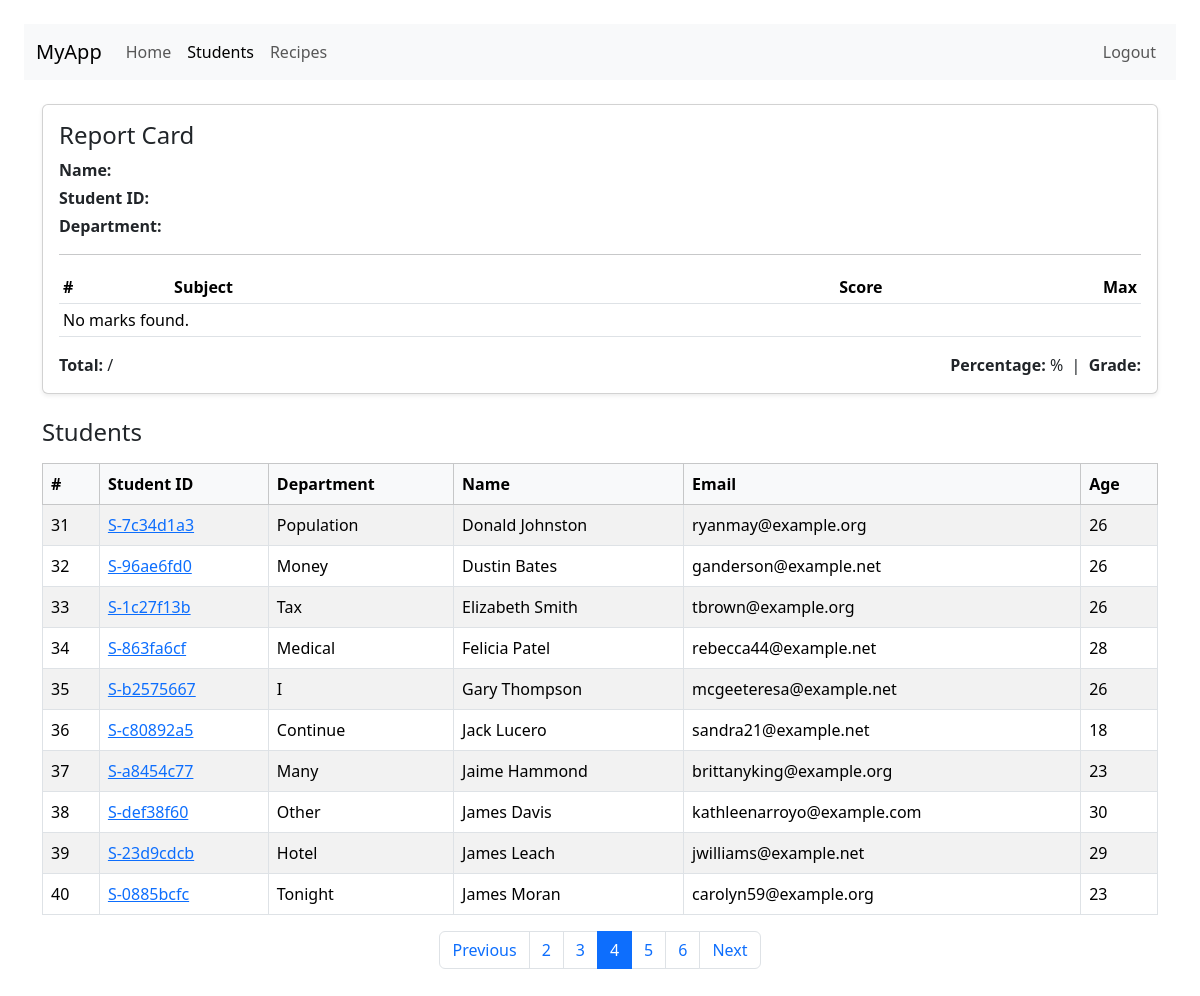
Page /students/?page=4 on the committed database.
### vege/models.py (models this page shows, shortened)
class Student(models.Model):
    department = models.ForeignKey(Department, on_delete=models.CASCADE)
    student_id = models.OneToOneField(StudentID, on_delete=models.CASCADE)
    student_name = models.CharField(max_length=100)
    student_email = models.EmailField(unique=True)
    student_age = models.IntegerField(default=18)
    student_address = models.TextField(blank=True)
    class Meta:
        ordering = ['student_name']
        verbose_name = 'student'

class StudentID(models.Model):
    student_id = models.CharField(max_length=20, unique=True)

class Department(models.Model):
    department_name = models.CharField(max_length=100)

### vege/views.py (the view, shortened to what this page needs)
def get_students(request):
    queryset = Student.objects.select_related('student_id', 'department').all()
    search = request.GET.get('search', '').strip()
    paginator = Paginator(queryset, 10)
    page_number = request.GET.get('page', 1)
    page_obj = paginator.get_page(page_number)
    return render(request, 'report/students.html', {'page_obj': page_obj})

### vege/templates/report/students.html (shortened to what this page needs)
<!doctype html>
<html>
<head>
  <link href="https://cdn.jsdelivr.net/npm/bootstrap@5.3.2/dist/css/bootstrap.min.css" rel="stylesheet">
</head>
<body class="p-4">
  <nav class="navbar navbar-expand-lg navbar-light bg-light mb-4">
    <div class="container-fluid">
      <a class="navbar-brand" href="{% url 'home' %}">MyApp</a>
      <div class="collapse navbar-collapse">
        <ul class="navbar-nav me-auto mb-2 mb-lg-0">
          <li class="nav-item"><a class="nav-link" href="{% url 'home' %}">Home</a></li>
          <li class="nav-item"><a class="nav-link active" href="{% url 'students' %}">Students</a></li>
          <li class="nav-item"><a class="nav-link" href="{% url 'receipes' %}">Recipes</a></li>
        </ul>
        <ul class="navbar-nav">
          <li class="nav-item"><a class="nav-link" href="{% url 'logout' %}">Logout</a></li>
        </ul>
      </div>
    </div>
  </nav>
  <div class="container">
    <div class="card shadow-sm">
      <div class="card-body">
        <h4 class="card-title">Report Card</h4>
        <p class="mb-1"><strong>Name:</strong> {{ student.student_name }}</p>
        <p class="mb-1"><strong>Student ID:</strong> {{ student.student_id.student_id }}</p>
        <p class="mb-1"><strong>Department:</strong> {{ student.department.department_name }}</p>
        <hr>
        <table class="table table-sm">
          <thead>
            <tr>
              <th>#</th>
              <th>Subject</th>
              <th class="text-end">Score</th>
              <th class="text-end">Max</th>
            </tr>
          </thead>
          <tbody>
            {% for row in rows %}
            <tr>
              <td>{{ forloop.counter }}</td>
              <td>{{ row.subject }}</td>
              <td class="text-end">{{ row.score }}</td>
              <td class="text-end">{{ row.max }}</td>
            </tr>
            {% empty %}
            <tr><td colspan="4">No marks found.</td></tr>
            {% endfor %}
          </tbody>
        </table>
        <div class="d-flex justify-content-between mt-3">
          <div><strong>Total:</strong> {{ total }} / {{ max_total }}</div>
          <div><strong>Percentage:</strong> {{ percentage }}% &nbsp;|&nbsp; <strong>Grade:</strong> {{ grade }}</div>
        </div>
      </div>
    </div>
    <div class="mt-4">
      <h4 class="mb-3">Students</h4>
      <div class="table-responsive">
        <table class="table table-striped table-bordered align-middle">
          <thead class="table-light">
            <tr>
              <th>#</th>
              <th>Student ID</th>
              <th>Department</th>
              <th>Name</th>
              <th>Email</th>
              <th>Age</th>
            </tr>
          </thead>
          <tbody>
            {% for student in page_obj %}
            <tr>
              <td>{{ page_obj.start_index|add:forloop.counter0 }}</td>
              <td>
  <a href="{% url 'check_marks' student.student_id.student_id %}">
    {{ student.student_id.student_id }}
  </a>
</td>
              <td>{{ student.department.department_name }}</td>
              <td>{{ student.student_name }}</td>
              <td>{{ student.student_email }}</td>
              <td>{{ student.student_age }}</td>
            </tr>
            {% empty %}
            <tr><td colspan="6" class="text-center">No students found.</td></tr>
            {% endfor %}
          </tbody>
        </table>
      </div>
      <nav aria-label="Page navigation">
        <ul class="pagination justify-content-center">
          {% if page_obj.has_previous %}
            <li class="page-item">
              <a class="page-link" href="?page={{ page_obj.previous_page_number }}">Previous</a>
            </li>
          {% else %}
            <li class="page-item disabled"><span class="page-link">Previous</span></li>
          {% endif %}
          {% for num in page_obj.paginator.page_range %}
            {% if page_obj.number == num %}
              <li class="page-item active"><span class="page-link">{{ num }}</span></li>
            {% elif num >= page_obj.number|add:-2 and num <= page_obj.number|add:2 %}
              <li class="page-item"><a class="page-link" href="?page={{ num }}">{{ num }}</a></li>
            {% endif %}
          {% endfor %}
          {% if page_obj.has_next %}
            <li class="page-item">
              <a class="page-link" href="?page={{ page_obj.next_page_number }}">Next</a>
            </li>
          {% else %}
            <li class="page-item disabled"><span class="page-link">Next</span></li>
          {% endif %}
        </ul>
      </nav>
    </div>
  </div>
</body>
</html>

### rows in the picture
Student: start_index|add "31", student_id.student_id "S-7c34d1a3", department.department_name "Population", student_name "Donald Johnston", student_email "ryanmay@example.org", student_age "26"
Student: start_index|add "32", student_id.student_id "S-96ae6fd0", department.department_name "Money", student_name "Dustin Bates", student_email "ganderson@example.net", student_age "26"
Student: start_index|add "33", student_id.student_id "S-1c27f13b", department.department_name "Tax", student_name "Elizabeth Smith", student_email "tbrown@example.org", student_age "26"
Student: start_index|add "34", student_id.student_id "S-863fa6cf", department.department_name "Medical", student_name "Felicia Patel", student_email "rebecca44@example.net", student_age "28"
Student: start_index|add "35", student_id.student_id "S-b2575667", department.department_name "I", student_name "Gary Thompson", student_email "mcgeeteresa@example.net", student_age "26"
Student: start_index|add "36", student_id.student_id "S-c80892a5", department.department_name "Continue", student_name "Jack Lucero", student_email "sandra21@example.net", student_age "18"
Student: start_index|add "37", student_id.student_id "S-a8454c77", department.department_name "Many", student_name "Jaime Hammond", student_email "brittanyking@example.org", student_age "23"
Student: start_index|add "38", student_id.student_id "S-def38f60", department.department_name "Other", student_name "James Davis", student_email "kathleenarroyo@example.com", student_age "30"
Student: start_index|add "39", student_id.student_id "S-23d9cdcb", department.department_name "Hotel", student_name "James Leach", student_email "jwilliams@example.net", student_age "29"
Student: start_index|add "40", student_id.student_id "S-0885bcfc", department.department_name "Tonight", student_name "James Moran", student_email "carolyn59@example.org", student_age "23"

### other values in the picture
{{ num }} "2" "3" "5" "6"
{{ num }} "4"
